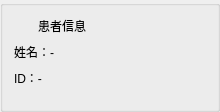
       <widget class="QGroupBox" name="groupBoxPatientInfo">
        <property name="minimumSize">
         <size>
          <width>220</width>
          <height>112</height>
         </size>
        </property>
        <property name="title">
         <string/>
        </property>
        <layout class="QVBoxLayout" name="verticalLayout_patient">
         <property name="spacing">
          <number>8</number>
         </property>
         <item>
          <layout class="QHBoxLayout" name="horizontalLayout_title_patient">
           <property name="leftMargin">
            <number>0</number>
           </property>
           <property name="topMargin">
            <number>0</number>
           </property>
           <property name="rightMargin">
            <number>0</number>
           </property>
           <property name="bottomMargin">
            <number>0</number>
           </property>
           <item>
            <widget class="QLabel" name="label_icon_patient">
             <property name="minimumSize">
              <size>
               <width>16</width>
               <height>16</height>
              </size>
             </property>
             <property name="maximumSize">
              <size>
               <width>16</width>
               <height>16</height>
              </size>
             </property>
             <property name="text">
              <string/>
             </property>
            </widget>
           </item>
           <item>
            <widget class="QLabel" name="label_title_patient">
             <property name="text">
              <string>患者信息</string>
             </property>
            </widget>
           </item>
           <item>
            <spacer name="horizontalSpacer_title_patient">
             <property name="orientation">
              <enum>Qt::Orientation::Horizontal</enum>
             </property>
             <property name="sizeHint" stdset="0">
              <size>
               <width>0</width>
               <height>0</height>
              </size>
             </property>
            </spacer>
           </item>
          </layout>
         </item>
         <item>
          <widget class="QLabel" name="patient_name">
           <property name="text">
            <string>姓名：-</string>
           </property>
          </widget>
         </item>
         <item>
          <widget class="QLabel" name="patient_id">
           <property name="text">
            <string>ID：-</string>
           </property>
          </widget>
         </item>
         <item>
          <spacer name="verticalSpacer_patient">
           <property name="orientation">
            <enum>Qt::Orientation::Vertical</enum>
           </property>
           <property name="sizeHint" stdset="0">
            <size>
             <width>0</width>
             <height>0</height>
            </size>
           </property>
          </spacer>
         </item>
       </layout>
      </widget>
